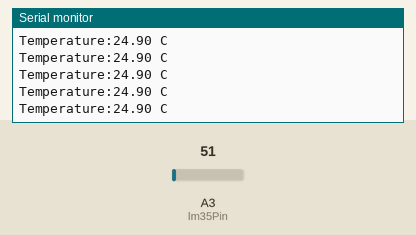
A sketch run on a simulated Arduino Uno, built with avr-gcc and run on an emulated ATmega328P. On the bench: the last lines printed to the serial monitor. Inputs (shaded band) come from the test bench; at power-on: A3 (lm35Pin) = 51.

Above: at 1.2 s.
1.3 s: A3 (lm35Pin) set to 61
At 1.31 s:
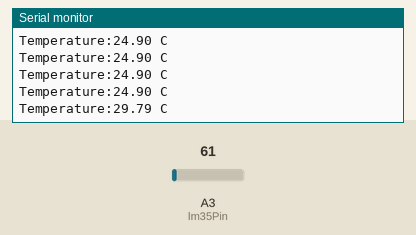
2.8 s: A3 (lm35Pin) set to 71
At 2.82 s:
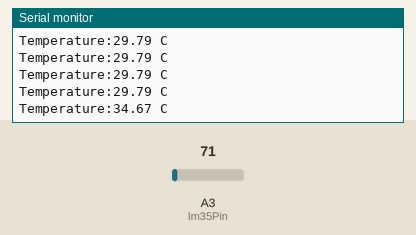
Timing chart, 0 to 5.8 s (numbered marks = the images above; inputs shaded):
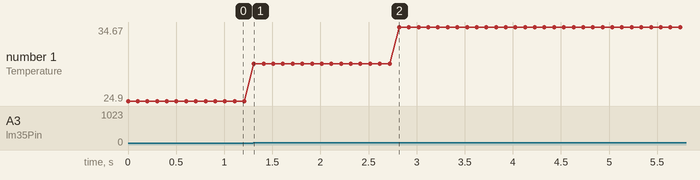

Measured:
- after the input at 1.3 s, the serial monitor: prints a new line at once (image 1)
- after the input at 2.8 s, the serial monitor: prints a new line at once (image 2)
- plotted number 1: 24.9 → 29.79 after the input at 1.3 s, 29.79 → 34.67 after the input at 2.8 s

The sketch:

Project_31.1.ino
```cpp
int lm35Pin = A3;
float temperature = 0;

void setup() {
  Serial.begin(9600);  //设置波特率9600

  //设置A3引脚为输入
  pinMode(lm35Pin, INPUT);
}

void loop() {
  int value = analogRead(A3);  //传感器接A3
  //计算温度值
  temperature = ((value * 5.0) * 100) / 1024;
  Serial.print("Temperature:");
  Serial.print(temperature);
  Serial.println(" C");  //换行打印
  delay(100);            //加延时100MS
}
```
